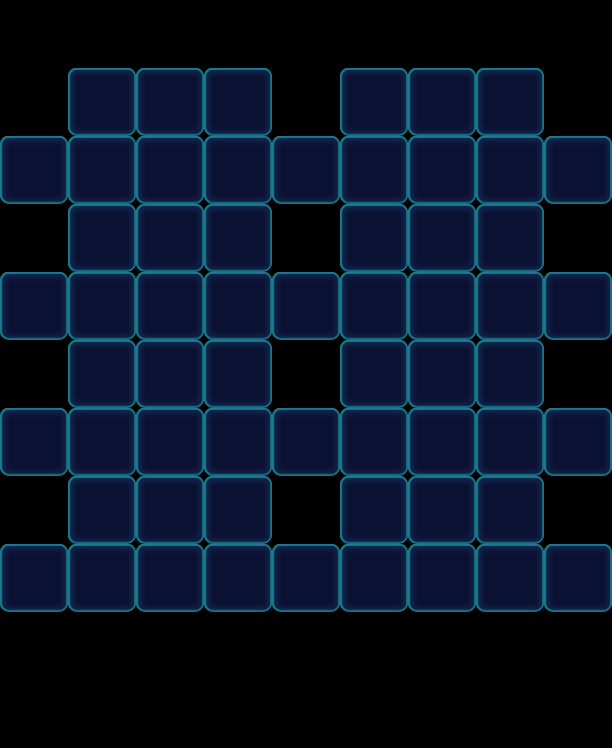

A 2D game scene composited from a Tiled map and its tileset images. What follows is a short description and the map's XML, with each tile layer's data collapsed to a summary:
An orthogonal 9x11 tile map with 68x68 px tiles, 1 tile layer (Valid), 2 tilesets and 83 objects (30x Floor, 26x Stone, 19x Factory_Normal, 4x Monster, 4x Lock).

<map version="1.0" orientation="orthogonal" width="9" height="11" tilewidth="68" tileheight="68">
 <tileset firstgid="1" name="game_grid1" tilewidth="68" tileheight="68">
  <image source="game_grid1.png" width="68" height="68" />
 </tileset>
 <tileset firstgid="2" name="map" tilewidth="68" tileheight="68">
  <image source="map.png" width="1024" height="1024" />
 </tileset>
 <layer name="Valid" width="9" height="11">
  <data>[99 cells, 60 non-empty, 1 distinct tile ids]</data>
 </layer>
 <objectgroup name="BottomObj" width="9" height="11">
  <object name="Jelly" type="Floor" gid="33" x="0" y="204">
   <properties>
    <property name="Layers" value="2" />
   </properties>
  </object>
  <object name="Jelly" type="Floor" gid="33" x="0" y="340">
   <properties>
    <property name="Layers" value="2" />
   </properties>
  </object>
  <object name="Jelly" type="Floor" gid="33" x="0" y="476">
   <properties>
    <property name="Layers" value="2" />
   </properties>
  </object>
  <object name="Jelly" type="Floor" gid="33" x="0" y="612">
   <properties>
    <property name="Layers" value="2" />
   </properties>
  </object>
  <object name="Jelly" type="Floor" gid="33" x="544" y="204">
   <properties>
    <property name="Layers" value="2" />
   </properties>
  </object>
  <object name="Jelly" type="Floor" gid="33" x="544" y="340">
   <properties>
    <property name="Layers" value="2" />
   </properties>
  </object>
  <object name="Jelly" type="Floor" gid="33" x="544" y="476">
   <properties>
    <property name="Layers" value="2" />
   </properties>
  </object>
  <object name="Jelly" type="Floor" gid="33" x="544" y="612">
   <properties>
    <property name="Layers" value="2" />
   </properties>
  </object>
  <object name="6546" type="Floor" gid="32" x="272" y="476">
   <properties>
    <property name="Layers" value="1" />
   </properties>
  </object>
  <object name="6546" type="Floor" gid="32" x="272" y="612">
   <properties>
    <property name="Layers" value="1" />
   </properties>
  </object>
  <object name="Jelly" type="Floor" gid="33" x="68" y="476">
   <properties>
    <property name="Layers" value="2" />
   </properties>
  </object>
  <object name="Jelly" type="Floor" gid="33" x="136" y="476">
   <properties>
    <property name="Layers" value="2" />
   </properties>
  </object>
  <object name="Jelly" type="Floor" gid="33" x="204" y="476">
   <properties>
    <property name="Layers" value="2" />
   </properties>
  </object>
  <object name="Jelly" type="Floor" gid="33" x="136" y="544">
   <properties>
    <property name="Layers" value="2" />
   </properties>
  </object>
  <object name="Jelly" type="Floor" gid="33" x="68" y="544">
   <properties>
    <property name="Layers" value="2" />
   </properties>
  </object>
  <object name="Jelly" type="Floor" gid="33" x="204" y="544">
   <properties>
    <property name="Layers" value="2" />
   </properties>
  </object>
  <object name="Jelly" type="Floor" gid="33" x="136" y="612">
   <properties>
    <property name="Layers" value="2" />
   </properties>
  </object>
  <object name="Jelly" type="Floor" gid="33" x="68" y="612">
   <properties>
    <property name="Layers" value="2" />
   </properties>
  </object>
  <object name="Jelly" type="Floor" gid="33" x="204" y="612">
   <properties>
    <property name="Layers" value="2" />
   </properties>
  </object>
  <object name="Jelly" type="Floor" gid="33" x="476" y="544">
   <properties>
    <property name="Layers" value="2" />
   </properties>
  </object>
  <object name="Jelly" type="Floor" gid="33" x="340" y="544">
   <properties>
    <property name="Layers" value="2" />
   </properties>
  </object>
  <object name="Jelly" type="Floor" gid="33" x="476" y="476">
   <properties>
    <property name="Layers" value="2" />
   </properties>
  </object>
  <object name="Jelly" type="Floor" gid="33" x="408" y="476">
   <properties>
    <property name="Layers" value="2" />
   </properties>
  </object>
  <object name="Jelly" type="Floor" gid="33" x="476" y="612">
   <properties>
    <property name="Layers" value="2" />
   </properties>
  </object>
  <object name="Jelly" type="Floor" gid="33" x="408" y="544">
   <properties>
    <property name="Layers" value="2" />
   </properties>
  </object>
  <object name="Jelly" type="Floor" gid="33" x="340" y="612">
   <properties>
    <property name="Layers" value="2" />
   </properties>
  </object>
  <object name="Jelly" type="Floor" gid="33" x="340" y="476">
   <properties>
    <property name="Layers" value="2" />
   </properties>
  </object>
  <object name="Jelly" type="Floor" gid="33" x="408" y="612">
   <properties>
    <property name="Layers" value="2" />
   </properties>
  </object>
  <object name="Jelly" type="Floor" gid="33" x="272" y="204">
   <properties>
    <property name="Layers" value="2" />
   </properties>
  </object>
  <object name="Jelly" type="Floor" gid="33" x="272" y="340">
   <properties>
    <property name="Layers" value="2" />
   </properties>
  </object>
 </objectgroup>
 <objectgroup name="MiddleObj" width="9" height="11">
  <object type="Monster" gid="17" x="272" y="476">
   <properties>
    <property name="Color" value="Purple" />
   </properties>
  </object>
  <object type="Monster" gid="2" x="272" y="340">
   <properties>
    <property name="Color" value="Blue" />
   </properties>
  </object>
  <object type="Monster" gid="3" x="272" y="612">
   <properties>
    <property name="Color" value="Green" />
   </properties>
  </object>
  <object type="Monster" gid="19" x="272" y="204">
   <properties>
    <property name="Color" value="Yellow" />
   </properties>
  </object>
 </objectgroup>
 <objectgroup color="#000000" name="TopObj" width="9" height="11">
  <object name="10" type="Factory_Normal" x="136" y="0" width="68" height="68">
   <properties>
    <property name="FactoryColorsConfig" value="Blue,Green,Yellow,Pink,Purple" />
   </properties>
  </object>
  <object name="10" type="Factory_Normal" x="204" y="0" width="68" height="68">
   <properties>
    <property name="FactoryColorsConfig" value="Blue,Green,Yellow,Pink,Purple" />
   </properties>
  </object>
  <object name="10" type="Factory_Normal" x="272" y="0" width="68" height="68">
   <properties>
    <property name="FactoryColorsConfig" value="Blue,Green,Yellow,Pink,Purple" />
   </properties>
  </object>
  <object name="10" type="Factory_Normal" x="340" y="0" width="68" height="68">
   <properties>
    <property name="FactoryColorsConfig" value="Blue,Green,Yellow,Pink,Purple" />
   </properties>
  </object>
  <object name="10" type="Factory_Normal" x="408" y="0" width="68" height="68">
   <properties>
    <property name="FactoryColorsConfig" value="Blue,Green,Yellow,Pink,Purple" />
   </properties>
  </object>
  <object name="10" type="Factory_Normal" x="68" y="0" width="68" height="68">
   <properties>
    <property name="FactoryColorsConfig" value="Blue,Green,Yellow,Pink,Purple" />
   </properties>
  </object>
  <object name="10" type="Factory_Normal" x="0" y="68" width="68" height="68">
   <properties>
    <property name="FactoryColorsConfig" value="Blue,Green,Yellow,Pink,Purple" />
   </properties>
  </object>
  <object name="10" type="Factory_Normal" x="476" y="0" width="68" height="68">
   <properties>
    <property name="FactoryColorsConfig" value="Blue,Green,Yellow,Pink,Purple" />
   </properties>
  </object>
  <object name="10" type="Factory_Normal" x="544" y="68" width="68" height="68">
   <properties>
    <property name="FactoryColorsConfig" value="Blue,Green,Yellow,Pink,Purple" />
   </properties>
  </object>
  <object type="Stone" gid="34" x="340" y="612">
   <properties>
    <property name="Layers" value="1" />
   </properties>
  </object>
  <object type="Stone" gid="34" x="408" y="544">
   <properties>
    <property name="Layers" value="1" />
   </properties>
  </object>
  </objectgroup>
</map>
<!-- 38 of 83 objects omitted -->
